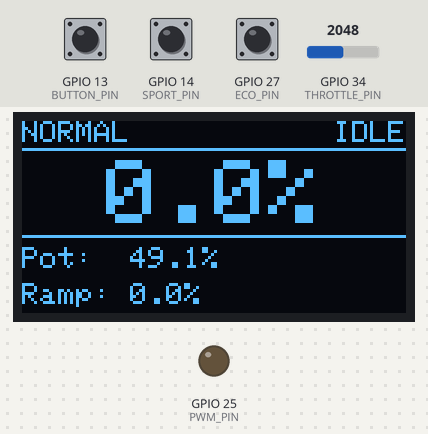
The sketch below on a simulated ESP32. Parts: 128×64 one-colour display, output pins drawn as LEDs (lit = HIGH). Inputs (shaded band) come from the test bench; at power-on: GPIO 13 (BUTTON_PIN) HIGH, GPIO 14 (SPORT_PIN) HIGH, GPIO 27 (ECO_PIN) HIGH, GPIO 34 (THROTTLE_PIN) = 2048. What the sketch prints to the serial monitor is not drawn.

Above: at 1.2 s.
1.3 s: GPIO 13 (BUTTON_PIN) pulled LOW for 3.2 s
At 1.9 s:
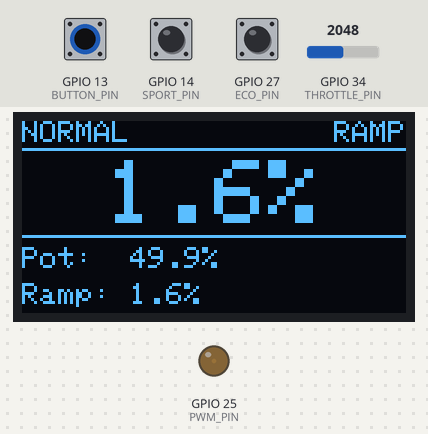
6.0 s: GPIO 14 (SPORT_PIN) pulled LOW for 0.15 s
At 6.19 s:
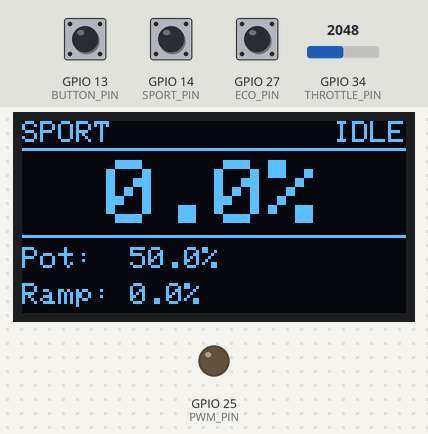
7.7 s: GPIO 27 (ECO_PIN) pulled LOW for 0.15 s
At 7.91 s:
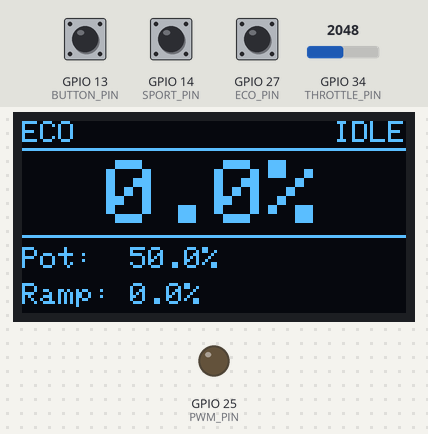
9.4 s: GPIO 34 (THROTTLE_PIN) set to 3992
At 10.99 s:
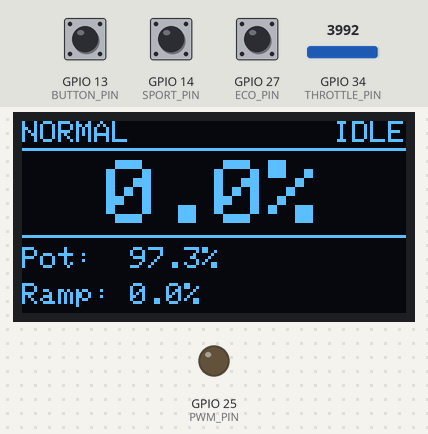
11.0 s: GPIO 34 (THROTTLE_PIN) set to 4055
At 12.5 s:
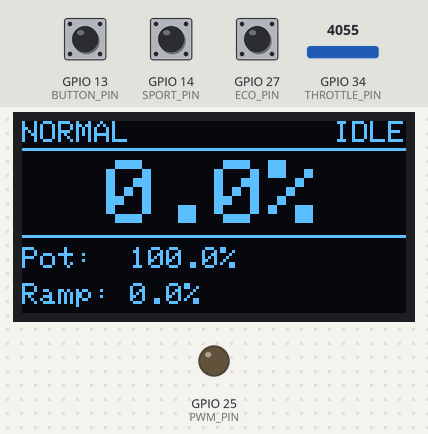
12.7 s: GPIO 27 (ECO_PIN) pulled LOW for 1 s
At 13.6 s:
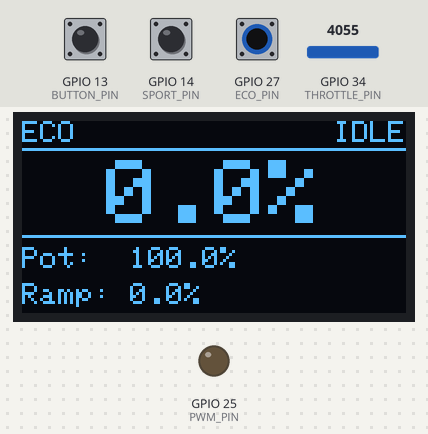
Timing chart, 0 to 15.7 s (numbered marks = the images above; inputs shaded):
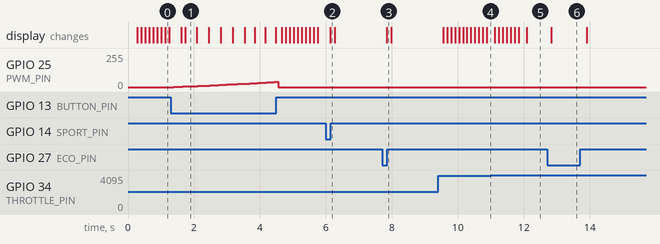

Measured:
- after the input at 1.3 s, GPIO 25 (PWM_PIN): rises from 0/255 to 39/255 in 3.0 s, then falls to 0/255 in 0.12 s; the display: first changes after 0.31 s (image 1 shows a later state)
- after the input at 6.0 s, the display: changes after 0.13 s (image 2)
- after the input at 7.7 s, the display: changes after 0.14 s (image 3)
- after the input at 9.4 s, the display: first changes after 0.15 s (image 4 shows a later state)
- after the input at 12.7 s, the display: changes after 0.13 s (image 6)

The sketch:

throttle_controller.ino
```cpp
#include <Arduino.h>
#include <Wire.h>
#include <Adafruit_GFX.h>
#include <Adafruit_SSD1306.h>

// ─── Display ─────────────────────────────────────────────────────────────────
// 128x64 SSD1306 — I2C on the standard ESP32 WROOM-32 SDA/SCL pins.
#define OLED_SDA 21
#define OLED_SCL 22
#define SCREEN_WIDTH  128
#define SCREEN_HEIGHT 64
#define OLED_ADDR     0x3C

Adafruit_SSD1306 display(SCREEN_WIDTH, SCREEN_HEIGHT, &Wire, -1);

// ─── PWM (LEDC) config — ESP32, ~31kHz silent PWM ────────────────────────────
// ESP32 Arduino core 3.x (ESP-IDF 5) replaced the old channel-based LEDC API
// (ledcSetup()+ledcAttachPin(pin,channel), ledcWrite(channel,duty)) with a
// pin-based one (ledcAttach(pin,freq,res), ledcWrite(pin,duty)) — the channel
// is now managed internally by the core, not chosen by the sketch. LEDC_CHANNEL
// is gone; nothing else in this file needs to change, since every call already
// used PWM_PIN as the value that now goes where a channel number used to.
#define LEDC_FREQ_HZ  31372
#define LEDC_RES_BITS 8       // 8-bit resolution keeps output math (0-255) the same

// ─── Pins — ESP32 WROOM-32 (plain ESP32, not the Nano ESP32's S3) ────────────
// GPIO6-11 are wired internally to the module's flash chip — never usable.
// GPIO0/2/5/12/15 are boot-strapping pins — avoided here on purpose so a
// switch/pot wired to the wrong state at power-on can't prevent booting.
// THROTTLE_PIN is deliberately on an ADC1 pin (GPIO32-39): ADC2 pins stop
// working whenever WiFi is active, so this keeps the pot readable even if
// this board ever gets a WiFi/ESP-NOW link added later.
const int PWM_PIN      = 25;
const int THROTTLE_PIN = 34;   // ADC1_CH6, input-only (fine — read-only anyway)
const int ECO_PIN      = 27;
const int SPORT_PIN    = 14;
const int BUTTON_PIN   = 13;

// ─── UART telemetry (Serial1) ─────────────────────────────────────────────────
// Wired to display_receiver: TX → RX, RX → TX, GND → GND.
// Serial1.begin() takes GPIO numbers directly on this board — there's no
// Arduino pin-label layer like the Nano ESP32 had (no D0/D1/A0 aliases on a
// plain "ESP32 Dev Module" board definition).
#define UART_TX_PIN 17
#define UART_RX_PIN 16
static const unsigned long UART_MS = 50;   // 20 Hz — matches mock_sender rate

// ─── Modes ───────────────────────────────────────────────────────────────────
enum Mode { ECO, NORMAL, SPORT };
Mode currentMode = NORMAL;

// ─── Tuning ──────────────────────────────────────────────────────────────────
// Climb rates: base %/ms before curve shaping.
//   ECO    — ~30s full ramp
//   NORMAL — ~15s full ramp
//   SPORT  — ~5s  full ramp
const float ECO_CLIMB_RATE    = 0.00333f;
const float NORMAL_CLIMB_RATE = 0.00667f;
const float SPORT_CLIMB_RATE  = 0.02000f;

// Re-engage climb rate: sport curve scaled to ~3s full journey.
const float REENGAGE_CLIMB_RATE = 0.03333f;

// Decay rates while trigger is released.
//   ECO    — 10s full decay
//   NORMAL — 7.5s full decay
//   SPORT  — 7.5s full decay
const float ECO_DECAY_RATE    = 0.01000f;
const float NORMAL_DECAY_RATE = 0.01333f;
const float SPORT_DECAY_RATE  = 0.01333f;

// ─── State machine ───────────────────────────────────────────────────────────
//   IDLE       — trigger not pressed, trackers decaying
//   REENGAGING — trigger re-pressed, climbing from 0 back to resumeTarget
//                using sport curve regardless of mode, then hands off to RAMPING
//   RAMPING    — climbing toward pot target using mode curve
//   HOLDING    — pot target reached, holding steady
enum State { IDLE, REENGAGING, RAMPING, HOLDING };
State currentState = IDLE;

// currentPwm   — live output value, 0..100%
// rampPwm      — ramp/re-engage position tracker
// rampStartPwm — rampPwm at the start of the current RAMPING segment;
//                progress is relative to this so the curve always starts slow
// resumeTarget — decayed speed at moment of re-press; sport re-engage ceiling
const float RESUME_THRESHOLD = 2.0f;
const float POT_ALPHA        = 0.2f;   // EMA smoothing — filters ±0.5% ADC jitter

float currentPwm   = 0.0f;
float rampPwm      = 0.0f;
float rampStartPwm = 0.0f;
float resumeTarget = 0.0f;
float smoothedPot  = 0.0f;

unsigned long lastTick    = 0;
unsigned long lastUart    = 0;
bool          prevTrigger = false;

// ─── Display refresh ─────────────────────────────────────────────────────────
unsigned long lastDisplay = 0;

// ─── Curve multipliers ────────────────────────────────────────────────────────
// ECO main ramp: exponential exponent 1.8 — less bottom-heavy, quicker off line.
float ecoMultiplier(float progress) {
  return exp(1.8f * progress) / 2.047f;
}

// NORMAL main ramp: logistic S-curve centered at 0.15 — faster initial bite,
// eases off in the 70-100% range.
float normalMultiplier(float progress) {
  float sig = 1.0f / (1.0f + exp(-6.0f * (progress - 0.15f)));
  return sig * 1.5f + 0.15f;
}

// SPORT main ramp: sqrt — instant bite, flattens fast.
float sportMultiplier(float progress) {
  if (progress < 0.01f) return 5.0f;
  return min(0.5f / sqrt(progress), 5.0f);
}

// ─── Mode helpers ─────────────────────────────────────────────────────────────
float getClimbRate(Mode m) {
  switch (m) {
    case ECO:   return ECO_CLIMB_RATE;
    case SPORT: return SPORT_CLIMB_RATE;
    default:    return NORMAL_CLIMB_RATE;
  }
}

float getMultiplier(Mode m, float progress) {
  switch (m) {
    case ECO:   return ecoMultiplier(progress);
    case SPORT: return sportMultiplier(progress);
    default:    return normalMultiplier(progress);
  }
}

float getDecayRate(Mode m) {
  switch (m) {
    case SPORT: return SPORT_DECAY_RATE;
    case ECO:   return ECO_DECAY_RATE;
    default:    return NORMAL_DECAY_RATE;
  }
}

// ─── Utility ─────────────────────────────────────────────────────────────────
float clamp(float v, float lo, float hi) {
  return v < lo ? lo : v > hi ? hi : v;
}

const char* modeName(Mode m) {
  switch (m) { case ECO: return "ECO"; case SPORT: return "SPORT"; default: return "NORMAL"; }
}

const char* stateName(State s) {
  switch (s) {
    case IDLE:       return "IDLE";
    case REENGAGING: return "REENG";
    case RAMPING:    return "RAMP";
    default:         return "HOLD";
  }
}

// ─── Display update ───────────────────────────────────────────────────────────
void updateDisplay(float potPct, float outputPct) {
  display.clearDisplay();
  display.setTextColor(SSD1306_WHITE);

  // ── Row 1: mode (left) | state (right) ───────────────────────────────────
  display.setTextSize(1);
  display.setCursor(0, 0);
  display.print(modeName(currentMode));
  const char* sn = stateName(currentState);
  display.setCursor(128 - (int)strlen(sn) * 6, 0);
  display.print(sn);

  // ── Separator ─────────────────────────────────────────────────────────────
  display.drawFastHLine(0, 9, 128, SSD1306_WHITE);

  // ── Output value — size 3, centred ───────────────────────────────────────
  display.setTextSize(3);
  // Each char is 18px wide at size 3; pick column count to centre
  int chars = (outputPct >= 100.0f) ? 6 : (outputPct >= 10.0f) ? 5 : 4;
  display.setCursor(max(0, (128 - chars * 18) / 2), 13);
  display.print(outputPct, 1);
  display.print("%");

  // ── Separator ─────────────────────────────────────────────────────────────
  display.drawFastHLine(0, 38, 128, SSD1306_WHITE);

  // ── Bottom rows: pot / ramp ───────────────────────────────────────────────
  display.setTextSize(1);

  display.setCursor(0, 42);
  display.print("Pot:  ");
  display.print(potPct, 1);
  display.print("%");

  display.setCursor(0, 54);
  display.print("Ramp: ");
  display.print(rampPwm, 1);
  display.print("%");

  display.display();
}

// ─── Setup ───────────────────────────────────────────────────────────────────
void setup() {
  ledcAttach(PWM_PIN, LEDC_FREQ_HZ, LEDC_RES_BITS);  // ~31kHz silent PWM
  pinMode(ECO_PIN,    INPUT_PULLUP);
  pinMode(SPORT_PIN,  INPUT_PULLUP);
  pinMode(BUTTON_PIN, INPUT_PULLUP);

  Serial.begin(9600);
  Serial.println("Throttle controller ready. V24");

  Serial1.begin(115200, SERIAL_8N1, UART_RX_PIN, UART_TX_PIN);
  Serial.printf("Serial1 UART ready on GPIO%d(TX)/GPIO%d(RX)\n", UART_TX_PIN, UART_RX_PIN);

  Wire.begin(OLED_SDA, OLED_SCL);
  if (!display.begin(SSD1306_SWITCHCAPVCC, OLED_ADDR)) {
    Serial.println("SSD1306 not found — check wiring.");
    while (true);
  }
  display.clearDisplay();
  display.setTextSize(1);
  display.setTextColor(SSD1306_WHITE);
  display.setCursor(0, 0);
  display.println("Throttle Ctrl V24");
  display.display();

  lastTick    = millis();
  lastDisplay = millis();
}

// ─── Loop ────────────────────────────────────────────────────────────────────
void loop() {
  unsigned long now = millis();
  float dt = (float)(now - lastTick);
  lastTick = now;

  // ── Mode selection ──────────────────────────────────────────────────────────
  // Active-low switches. ECO wins if both pulled low.
  // Mode switch leaves currentPwm and rampPwm untouched — no output jump.
  Mode newMode = (digitalRead(ECO_PIN)   == LOW) ? ECO   :
                 (digitalRead(SPORT_PIN) == LOW) ? SPORT : NORMAL;
  if (newMode != currentMode) {
    currentMode = newMode;
    Serial.print("Mode -> "); Serial.println(modeName(currentMode));
  }

  // ── Pot — target speed ──────────────────────────────────────────────────────
  // Pot sets the ceiling the ramp climbs toward.
  // Pot down → output drops immediately. Pot up → ramp resumes.
  float rawPot  = (analogRead(THROTTLE_PIN) / 4095.0f) * 100.0f;  // 12-bit ADC on ESP32
  if (rawPot > 99.0f) rawPot = 100.0f;  // snap to 100% — pots rarely reach true ADC max
  if (rawPot <  1.0f) rawPot =   0.0f;  // snap to 0% at the low end too
  smoothedPot   = POT_ALPHA * rawPot + (1.0f - POT_ALPHA) * smoothedPot;
  float potPct  = smoothedPot;

  // ── Trigger edge detection ──────────────────────────────────────────────────
  bool triggerHeld  = (digitalRead(BUTTON_PIN) == LOW);
  bool justPressed  = triggerHeld  && !prevTrigger;
  bool justReleased = !triggerHeld && prevTrigger;
  prevTrigger = triggerHeld;

  // ── State transitions ───────────────────────────────────────────────────────
  if (justReleased) {
    currentState = IDLE;
  }

  if (justPressed) {
    if (currentPwm > RESUME_THRESHOLD) {
      // Sport re-engage: climb from 0 back to wherever currentPwm has decayed
      // to, using sport curve regardless of mode. Hands off to mode curve after.
      resumeTarget = currentPwm;
      rampPwm      = 0.0f;
      currentPwm   = 0.0f;
      currentState = REENGAGING;
    } else {
      // Fully decayed — fresh ramp from zero using mode curve.
      rampStartPwm = 0.0f;
      rampPwm      = 0.0f;
      currentPwm   = 0.0f;
      currentState = RAMPING;
    }
  }

  // ── State machine ───────────────────────────────────────────────────────────
  switch (currentState) {

    case IDLE: {
      // Decay both trackers so currentPwm is ready as resumeTarget on re-press.
      // Output is forced to 0 by trigger safety below.
      float drop = getDecayRate(currentMode) * dt;
      rampPwm    = clamp(rampPwm    - drop, 0.0f, 100.0f);
      currentPwm = clamp(currentPwm - drop, 0.0f, 100.0f);
      break;
    }

    case REENGAGING: {
      // Sport curve climbs rampPwm from 0 up to resumeTarget.
      // Progress is position-based so the curve shape is identical to a sport
      // ramp — fast bite that flattens as it approaches the target.
      float progress = clamp(rampPwm / 100.0f, 0.0f, 1.0f);
      float step     = REENGAGE_CLIMB_RATE * sportMultiplier(progress) * dt;
      rampPwm        = clamp(rampPwm + step, 0.0f, resumeTarget);
      currentPwm     = rampPwm;

      if (rampPwm >= resumeTarget - 0.1f) {
        rampPwm      = resumeTarget;
        currentPwm   = resumeTarget;
        rampStartPwm = resumeTarget;
        currentState = RAMPING;
        Serial.println("[REENG -> RAMP]");
      }
      break;
    }

    case RAMPING: {
      // Climb toward pot target using mode curve.
      // Progress relative to rampStartPwm so every segment starts from the
      // slow end of the curve, whether fresh or handed off from REENGAGING.
      if (rampPwm >= potPct) {
        currentPwm   = potPct;
        rampPwm      = potPct;
        currentState = HOLDING;
        break;
      }
      float progress = clamp((rampPwm - rampStartPwm) / 100.0f, 0.0f, 1.0f);
      float step     = getClimbRate(currentMode) * getMultiplier(currentMode, progress) * dt;
      rampPwm    = clamp(rampPwm + step, 0.0f, potPct);
      currentPwm = rampPwm;
      if (rampPwm >= potPct) currentState = HOLDING;
      break;
    }

    case HOLDING: {
      // Track pot movement. Drop follows immediately, rise resumes ramp.
      if (potPct < rampPwm - 0.5f) {
        currentPwm = potPct;
        rampPwm    = potPct;
      } else if (potPct > rampPwm + 0.5f) {
        rampStartPwm = rampPwm;
        currentState = RAMPING;
      }
      break;
    }
  }

  // ── Output ──────────────────────────────────────────────────────────────────
  // Hard zero if trigger not held — always safe regardless of state.
  float outputPct = triggerHeld ? clamp(currentPwm, 0.0f, 100.0f) : 0.0f;
  ledcWrite(PWM_PIN, (int)(outputPct / 100.0f * 255.0f));

  // ── Serial telemetry ─────────────────────────────────────────────────────────
  Serial.print(modeName(currentMode));   Serial.print(" | ");
  Serial.print(stateName(currentState)); Serial.print(" | ");
  Serial.print("pot:");    Serial.print(potPct,       1); Serial.print("% ");
  Serial.print("ramp:");   Serial.print(rampPwm,      1); Serial.print("% ");
  Serial.print("resume:"); Serial.print(resumeTarget, 1); Serial.print("% ");
  Serial.print("out:");    Serial.print(outputPct,    1); Serial.println("%");

  // ── UART telemetry (Serial1) — every 50ms → display_receiver ─────────────────
  // Sends only what this device knows. speedMph/batV/rpm/amps come from
  // separate sensors and are added downstream.
  //   mode,state,setpointPct,livePct,rampPct
  if (now - lastUart >= UART_MS) {
    lastUart = now;
    char pkt[64];
    snprintf(pkt, sizeof(pkt),
      "%.7s,%.7s,%.1f,%.1f,%.1f",
      modeName(currentMode),
      stateName(currentState),
      potPct,
      outputPct,
      rampPwm);
    Serial1.println(pkt);
  }

  // ── Display update — every 100ms ─────────────────────────────────────────────
  if (now - lastDisplay >= 100) {
    lastDisplay = now;
    updateDisplay(potPct, outputPct);
  }

  delay(20);
}
```
